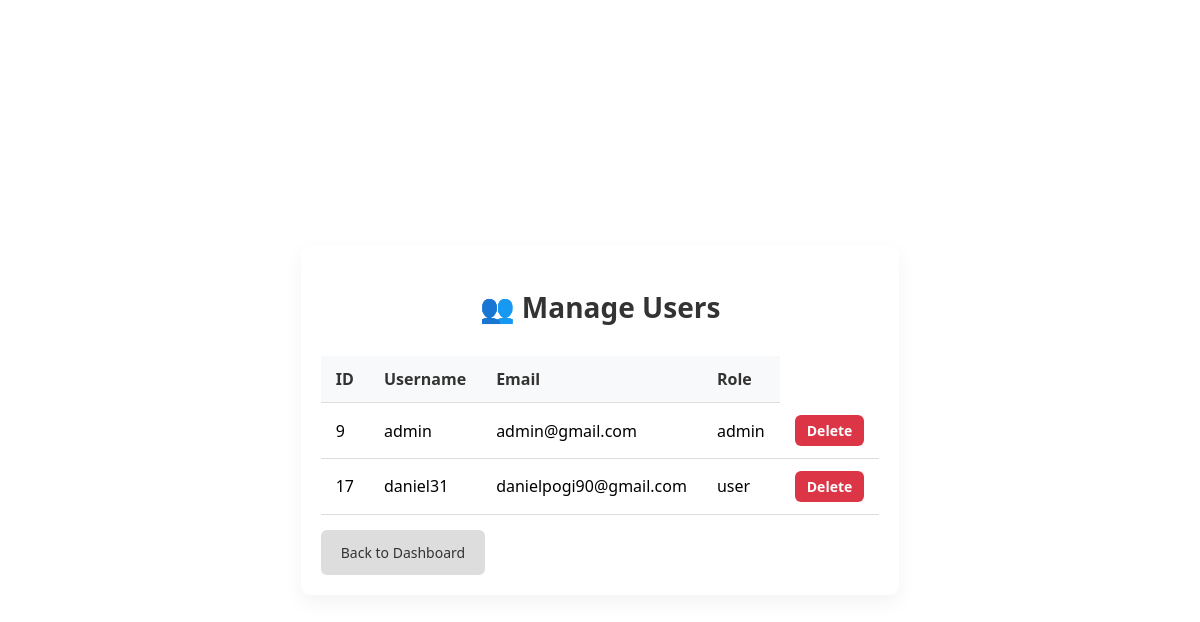
The app's page /admin/users.php (signed in) with its own data.
### tables this page shows
CREATE TABLE `users` (
  `id` int(11) NOT NULL,
  `username` varchar(100) NOT NULL,
  `full_name` varchar(255) NOT NULL,
  `email` varchar(255) NOT NULL,
  `password` varchar(255) NOT NULL,
  `gender` enum('male','female') NOT NULL,
  `age` varchar(20) NOT NULL,
  `created_at` timestamp NOT NULL DEFAULT current_timestamp(),
  `remember_token` varchar(64) DEFAULT NULL,
  `token_expires_at` datetime DEFAULT NULL,
  `role` enum('user','admin') DEFAULT 'user',
  `otp_code` varchar(6) DEFAULT NULL,
  `otp_expiration` datetime DEFAULT NULL,
  `google_id` varchar(255) DEFAULT NULL,
  `address` varchar(255) DEFAULT NULL,
  `city` varchar(100) DEFAULT NULL,
  `postal_code` varchar(20) DEFAULT NULL,
  `country` varchar(100) DEFAULT NULL,
  `phone` varchar(20) DEFAULT NULL
);

### admin/users.php (the view, shortened to what this page needs)
<?php
require '../db_connect.php';
$result = $conn->query("SELECT id, username, email, role FROM users");
?>
<!DOCTYPE html>
<html>
<head>
    <link rel="stylesheet" href="style.css">
</head>
<body>
<div class="container">
    <h2>👥 Manage Users</h2>
    <table class="product-table">
        <tr>
            <th>ID</th>
            <th>Username</th>
            <th>Email</th>
            <th>Role</th>
        </tr>
        <?php while($row = $result->fetch_assoc()): ?>
        <tr>
            <td><?= htmlspecialchars($row['id']) ?></td>
            <td><?= htmlspecialchars($row['username']) ?></td>
            <td><?= htmlspecialchars($row['email']) ?></td>
            <td><?= htmlspecialchars($row['role']) ?></td>
            <td>
                <a class="btn-delete" href="delete_user.php?id=<?= $row['id'] ?>" onclick="return confirm('Are you sure?')">Delete</a>
            </td>
        </tr>
        <?php endwhile; ?>
    </table>
    <a href="dashboard.php" class="btn-back">Back to Dashboard</a>
</div>
</body>
</html>

### admin/style.css (style rules this page uses)
body { font-family: 'Segoe UI', Tahoma, Geneva, Verdana, sans-serif; background-color: white; margin: 0; padding: 20px; display: flex; align-items: center; justify-content: center; min-height: 100vh; }
h2 { text-align: center; font-size: 28px; color: #333; margin-bottom: 30px; }
button, .login-container button, .btn-add, .btn-edit, .btn-delete { padding: 12px 20px; border: none; border-radius: 6px; font-size: 16px; cursor: pointer; text-decoration: none; display: inline-block; font-weight: bold; color: white; }
.btn-delete { background-color: #dc3545; font-size: 14px; padding: 6px 12px; }
.container { max-width: 1100px; margin: 40px auto; padding: 20px; background: #fff; border-radius: 10px; box-shadow: 0 8px 20px rgba(0, 0, 0, 0.05); }
.product-table { width: 100%; border-collapse: collapse; font-size: 16px; }
.product-table th, .product-table td { padding: 12px 15px; text-align: left; border-bottom: 1px solid #ddd; }
.product-table th { background-color: #f8f9fa; color: #333; }

### admin/users.php (style rules this page uses)
.btn-back { display: inline-block; margin-top: 15px; padding: 13px 20px; background-color: #ddd; color: #333; text-decoration: none; border-radius: 6px; transition: background-color 0.3s ease; font-size: 14px; }

### records on screen
users: id "9", username "admin", email "admin@gmail.com", role "admin"
users: id "17", username "daniel31", email "danielpogi90@gmail.com", role "user"
